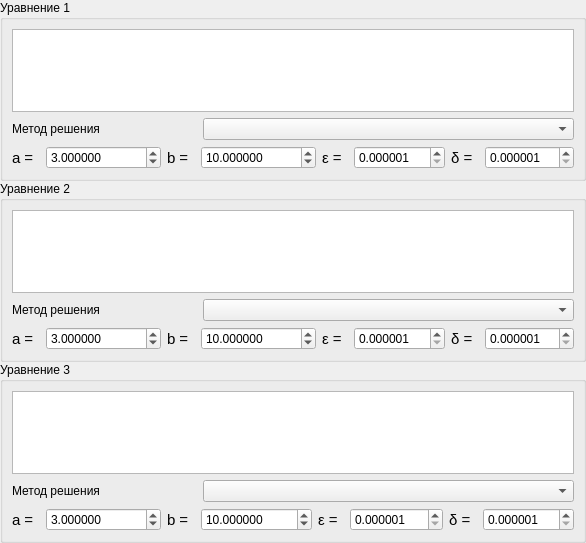
             <widget class="QWidget" name="scrollAreaWidgetContents">
              <property name="geometry">
               <rect>
                <x>0</x>
                <y>0</y>
                <width>586</width>
                <height>543</height>
               </rect>
              </property>
              <property name="sizePolicy">
               <sizepolicy hsizetype="Ignored" vsizetype="Preferred">
                <horstretch>0</horstretch>
                <verstretch>0</verstretch>
               </sizepolicy>
              </property>
              <layout class="QVBoxLayout" name="verticalLayout_10">
               <property name="spacing">
                <number>0</number>
               </property>
               <property name="leftMargin">
                <number>0</number>
               </property>
               <property name="topMargin">
                <number>0</number>
               </property>
               <property name="rightMargin">
                <number>0</number>
               </property>
               <property name="bottomMargin">
                <number>0</number>
               </property>
               <item>
                <widget class="QGroupBox" name="solver_equation_1">
                 <property name="title">
                  <string>Уравнение 1</string>
                 </property>
                 <layout class="QVBoxLayout" name="verticalLayout_5">
                  <item>
                   <widget class="QPlainTextEdit" name="solver_plainTextEdit_1">
                    <property name="sizePolicy">
                     <sizepolicy hsizetype="Preferred" vsizetype="Preferred">
                      <horstretch>0</horstretch>
                      <verstretch>0</verstretch>
                     </sizepolicy>
                    </property>
                   </widget>
                  </item>
                  <item>
                   <layout class="QHBoxLayout" name="solver_method_1" stretch="1,2">
                    <item>
                     <widget class="QLabel" name="solver_method_label_1">
                      <property name="text">
                       <string>Метод решения</string>
                      </property>
                     </widget>
                    </item>
                    <item>
                     <widget class="QComboBox" name="solver_methodComboBox_1">
                      <property name="sizePolicy">
                       <sizepolicy hsizetype="Preferred" vsizetype="Preferred">
                        <horstretch>0</horstretch>
                        <verstretch>0</verstretch>
                       </sizepolicy>
                      </property>
                     </widget>
                    </item>
                   </layout>
                  </item>
                  <item>
                   <layout class="QHBoxLayout" name="solver_paramInput_1">
                    <item>
                     <layout class="QHBoxLayout" name="solver_aLayout_1">
                      <property name="spacing">
                       <number>12</number>
                      </property>
                      <item>
                       <widget class="QLabel" name="solver_aLabel_1">
                        <property name="font">
                         <font>
                          <pointsize>11</pointsize>
                         </font>
                        </property>
                        <property name="text">
                         <string>a =</string>
                        </property>
                       </widget>
                      </item>
                      <item>
                       <widget class="QDoubleSpinBox" name="solver_aSpinBox_1">
                        <property name="sizePolicy">
                         <sizepolicy hsizetype="MinimumExpanding" vsizetype="Preferred">
                          <horstretch>0</horstretch>
                          <verstretch>0</verstretch>
                         </sizepolicy>
                        </property>
                        <property name="decimals">
                         <number>6</number>
                        </property>
                        <property name="minimum">
                         <double>-100000000.000000000000000</double>
                        </property>
                        <property name="maximum">
                         <double>1000000000.000000000000000</double>
                        </property>
                        <property name="singleStep">
                         <double>0.100000000000000</double>
                        </property>
                        <property name="value">
                         <double>3.000000000000000</double>
                        </property>
                       </widget>
                      </item>
                     </layout>
                    </item>
                    <item>
                     <layout class="QHBoxLayout" name="solver_bLayout_1">
                      <property name="spacing">
                       <number>12</number>
                      </property>
                      <item>
                       <widget class="QLabel" name="solver_bLabel_1">
                        <property name="font">
                         <font>
                          <pointsize>11</pointsize>
                         </font>
                        </property>
                        <property name="text">
                         <string>b =</string>
                        </property>
                       </widget>
                      </item>
                      <item>
                       <widget class="QDoubleSpinBox" name="solver_bSpinBox_1">
                        <property name="sizePolicy">
                         <sizepolicy hsizetype="MinimumExpanding" vsizetype="Preferred">
                          <horstretch>0</horstretch>
                          <verstretch>0</verstretch>
                         </sizepolicy>
                        </property>
                        <property name="decimals">
                         <number>6</number>
                        </property>
                        <property name="minimum">
                         <double>-100000000.000000000000000</double>
                        </property>
                        <property name="maximum">
                         <double>1000000000.000000000000000</double>
                        </property>
                        <property name="singleStep">
                         <double>0.100000000000000</double>
                        </property>
                        <property name="value">
                         <double>10.000000000000000</double>
                        </property>
                       </widget>
                      </item>
                     </layout>
                    </item>
                    <item>
                     <layout class="QHBoxLayout" name="solver_epsLayout_1">
                      <property name="spacing">
                       <number>12</number>
                      </property>
                      <item>
                       <widget class="QLabel" name="solver_epsLabel_1">
                        <property name="font">
                         <font>
                          <pointsize>11</pointsize>
                         </font>
                        </property>
                        <property name="text">
                         <string>ε =</string>
                        </property>
                       </widget>
                      </item>
                      <item>
                       <widget class="QDoubleSpinBox" name="solver_epsSpinBox_1">
                        <property name="sizePolicy">
                         <sizepolicy hsizetype="MinimumExpanding" vsizetype="Preferred">
                          <horstretch>0</horstretch>
                          <verstretch>0</verstretch>
                         </sizepolicy>
                        </property>
                        <property name="decimals">
                         <number>6</number>
                        </property>
                        <property name="minimum">
                         <double>0.000001000000000</double>
                        </property>
                        <property name="maximum">
                         <double>0.001000000000000</double>
                        </property>
                        <property name="singleStep">
                         <double>0.000001000000000</double>
                        </property>
                       </widget>
                      </item>
                     </layout>
                    </item>
                    <item>
                     <layout class="QHBoxLayout" name="solver_deltaLayout_1">
                      <property name="spacing">
                       <number>12</number>
                      </property>
                      <item>
                       <widget class="QLabel" name="solver_deltaLabel_1">
                        <property name="font">
                         <font>
                          <pointsize>11</pointsize>
                         </font>
                        </property>
                        <property name="text">
                         <string>δ =</string>
                        </property>
                       </widget>
                      </item>
                      <item>
                       <widget class="QDoubleSpinBox" name="solver_deltaSpinBox_1">
                        <property name="sizePolicy">
                         <sizepolicy hsizetype="MinimumExpanding" vsizetype="Preferred">
                          <horstretch>0</horstretch>
                          <verstretch>0</verstretch>
                         </sizepolicy>
                        </property>
                        <property name="decimals">
                         <number>6</number>
                        </property>
                        <property name="minimum">
                         <double>0.000001000000000</double>
                        </property>
                        <property name="maximum">
                         <double>0.010000000000000</double>
                        </property>
                        <property name="singleStep">
                         <double>0.000001000000000</double>
                        </property>
                       </widget>
                      </item>
                     </layout>
                    </item>
                   </layout>
                  </item>
                 </layout>
                </widget>
               </item>
               <item>
                <widget class="QGroupBox" name="solver_equation_2">
                 <property name="title">
                  <string>Уравнение 2</string>
                 </property>
                 <layout class="QVBoxLayout" name="verticalLayout_7">
                  <item>
                   <widget class="QPlainTextEdit" name="solver_plainTextEdit_2">
                    <property name="sizePolicy">
                     <sizepolicy hsizetype="Preferred" vsizetype="Preferred">
                      <horstretch>0</horstretch>
                      <verstretch>0</verstretch>
                     </sizepolicy>
                    </property>
                   </widget>
                  </item>
                  <item>
                   <layout class="QHBoxLayout" name="solver_method_2" stretch="1,2">
                    <item>
                     <widget class="QLabel" name="solver_method_label_2">
                      <property name="text">
                       <string>Метод решения</string>
                      </property>
                     </widget>
                    </item>
                    <item>
                     <widget class="QComboBox" name="solver_methodComboBox_2">
                      <property name="sizePolicy">
                       <sizepolicy hsizetype="Preferred" vsizetype="Preferred">
                        <horstretch>0</horstretch>
                        <verstretch>0</verstretch>
                       </sizepolicy>
                      </property>
                     </widget>
                    </item>
                   </layout>
                  </item>
                  <item>
                   <layout class="QHBoxLayout" name="solver_paramInput_2">
                    <item>
                     <layout class="QHBoxLayout" name="solver_aLayout_2">
                      <property name="spacing">
                       <number>12</number>
                      </property>
                      <item>
                       <widget class="QLabel" name="solver_aLabel_2">
                        <property name="font">
                         <font>
                          <pointsize>11</pointsize>
                         </font>
                        </property>
                        <property name="text">
                         <string>a =</string>
                        </property>
                       </widget>
                      </item>
                      <item>
                       <widget class="QDoubleSpinBox" name="solver_aSpinBox_2">
                        <property name="sizePolicy">
                         <sizepolicy hsizetype="MinimumExpanding" vsizetype="Preferred">
                          <horstretch>0</horstretch>
                          <verstretch>0</verstretch>
                         </sizepolicy>
                        </property>
                        <property name="decimals">
                         <number>6</number>
                        </property>
                        <property name="minimum">
                         <double>-100000000.000000000000000</double>
                        </property>
                        <property name="maximum">
                         <double>1000000000.000000000000000</double>
                        </property>
                        <property name="singleStep">
                         <double>0.100000000000000</double>
                        </property>
                        <property name="value">
                         <double>3.000000000000000</double>
                        </property>
                       </widget>
                      </item>
                     </layout>
                    </item>
                    <item>
                     <layout class="QHBoxLayout" name="solver_bLayout_2">
                      <property name="spacing">
                       <number>12</number>
                      </property>
                      <item>
                       <widget class="QLabel" name="solver_bLabel_2">
                        <property name="font">
                         <font>
                          <pointsize>11</pointsize>
                         </font>
                        </property>
                        <property name="text">
                         <string>b =</string>
                        </property>
                       </widget>
                      </item>
                      <item>
                       <widget class="QDoubleSpinBox" name="solver_bSpinBox_2">
                        <property name="sizePolicy">
                         <sizepolicy hsizetype="MinimumExpanding" vsizetype="Preferred">
                          <horstretch>0</horstretch>
                          <verstretch>0</verstretch>
                         </sizepolicy>
                        </property>
                        <property name="decimals">
                         <number>6</number>
                        </property>
                        <property name="minimum">
                         <double>-100000000.000000000000000</double>
                        </property>
                        <property name="maximum">
                         <double>1000000000.000000000000000</double>
                        </property>
                        <property name="singleStep">
                         <double>0.100000000000000</double>
                        </property>
                        <property name="value">
                         <double>10.000000000000000</double>
                        </property>
                       </widget>
                      </item>
                     </layout>
                    </item>
                    <item>
                     <layout class="QHBoxLayout" name="solver_epsLayout_2">
                      <property name="spacing">
                       <number>12</number>
                      </property>
                      <item>
                       <widget class="QLabel" name="solver_epsLabel_2">
                        <property name="font">
                         <font>
                          <pointsize>11</pointsize>
                         </font>
                        </property>
                        <property name="text">
                         <string>ε =</string>
                        </property>
                       </widget>
                      </item>
                      <item>
                       <widget class="QDoubleSpinBox" name="solver_epsSpinBox_2">
                        <property name="sizePolicy">
                         <sizepolicy hsizetype="MinimumExpanding" vsizetype="Preferred">
                          <horstretch>0</horstretch>
                          <verstretch>0</verstretch>
                         </sizepolicy>
                        </property>
                        <property name="decimals">
                         <number>6</number>
                        </property>
                        <property name="minimum">
                         <double>0.000001000000000</double>
                        </property>
                        <property name="maximum">
                         <double>0.001000000000000</double>
                        </property>
                        <property name="singleStep">
                         <double>0.000001000000000</double>
                        </property>
                       </widget>
                      </item>
                     </layout>
                    </item>
                    <item>
                     <layout class="QHBoxLayout" name="solver_deltaLayout_2">
                      <property name="spacing">
                       <number>12</number>
                      </property>
                      <item>
                       <widget class="QLabel" name="solver_deltaLabel_2">
                        <property name="font">
                         <font>
                          <pointsize>11</pointsize>
                         </font>
                        </property>
                        <property name="text">
                         <string>δ =</string>
                        </property>
                       </widget>
                      </item>
                      <item>
                       <widget class="QDoubleSpinBox" name="solver_deltaSpinBox_2">
                        <property name="sizePolicy">
                         <sizepolicy hsizetype="MinimumExpanding" vsizetype="Preferred">
                          <horstretch>0</horstretch>
                          <verstretch>0</verstretch>
                         </sizepolicy>
                        </property>
                        <property name="decimals">
                         <number>6</number>
                        </property>
                        <property name="minimum">
                         <double>0.000001000000000</double>
                        </property>
                        <property name="maximum">
                         <double>0.010000000000000</double>
                        </property>
                        <property name="singleStep">
                         <double>0.000001000000000</double>
                        </property>
                       </widget>
                      </item>
                     </layout>
                    </item>
                   </layout>
                  </item>
                 </layout>
                </widget>
               </item>
               <item>
                <widget class="QGroupBox" name="solver_equation_3">
                 <property name="title">
                  <string>Уравнение 3</string>
                 </property>
                 <layout class="QVBoxLayout" name="verticalLayout_6">
                  <item>
                   <widget class="QPlainTextEdit" name="solver_plainTextEdit_3">
                    <property name="sizePolicy">
                     <sizepolicy hsizetype="Preferred" vsizetype="Preferred">
                      <horstretch>0</horstretch>
                      <verstretch>0</verstretch>
                     </sizepolicy>
                    </property>
                   </widget>
                  </item>
                  <item>
                   <layout class="QHBoxLayout" name="solver_method_3" stretch="1,2">
                    <item>
                     <widget class="QLabel" name="solver_method_label_3">
                      <property name="text">
                       <string>Метод решения</string>
                      </property>
                     </widget>
                    </item>
                    <item>
                     <widget class="QComboBox" name="solver_methodComboBox_3">
                      <property name="sizePolicy">
                       <sizepolicy hsizetype="Preferred" vsizetype="Preferred">
                        <horstretch>0</horstretch>
                        <verstretch>0</verstretch>
                       </sizepolicy>
                      </property>
                     </widget>
                    </item>
                   </layout>
                  </item>
                  <item>
                   <layout class="QHBoxLayout" name="solver_paramInput_3">
                    <item>
                     <layout class="QHBoxLayout" name="solver_aLayout_3">
                      <property name="spacing">
                       <number>12</number>
                      </property>
                      <item>
                       <widget class="QLabel" name="solver_aLabel_3">
                        <property name="font">
                         <font>
                          <pointsize>11</pointsize>
                         </font>
                        </property>
                        <property name="text">
                         <string>a =</string>
                        </property>
                       </widget>
                      </item>
                      <item>
                       <widget class="QDoubleSpinBox" name="solver_aSpinBox_3">
                        <property name="sizePolicy">
                         <sizepolicy hsizetype="MinimumExpanding" vsizetype="Preferred">
                          <horstretch>0</horstretch>
                          <verstretch>0</verstretch>
                         </sizepolicy>
                        </property>
                        <property name="decimals">
                         <number>6</number>
                        </property>
                        <property name="minimum">
                         <double>-100000000.000000000000000</double>
                        </property>
                        <property name="maximum">
                         <double>1000000000.000000000000000</double>
                        </property>
                        <property name="singleStep">
                         <double>0.100000000000000</double>
                        </property>
                        <property name="value">
                         <double>3.000000000000000</double>
                        </property>
                       </widget>
                      </item>
                     </layout>
                    </item>
                    <item>
                     <layout class="QHBoxLayout" name="solver_bLayout_3">
                      <property name="spacing">
                       <number>12</number>
                      </property>
                      <item>
                       <widget class="QLabel" name="solver_bLabel_3">
                        <property name="font">
                         <font>
                          <pointsize>11</pointsize>
                         </font>
                        </property>
                        <property name="text">
                         <string>b =</string>
                        </property>
                       </widget>
                      </item>
                      <item>
                       <widget class="QDoubleSpinBox" name="solver_bSpinBox_3">
                        <property name="sizePolicy">
                         <sizepolicy hsizetype="MinimumExpanding" vsizetype="Preferred">
                          <horstretch>0</horstretch>
                          <verstretch>0</verstretch>
                         </sizepolicy>
                        </property>
                        <property name="decimals">
                         <number>6</number>
                        </property>
                        <property name="maximum">
                         <double>1000000000.000000000000000</double>
                        </property>
                        <property name="singleStep">
                         <double>0.100000000000000</double>
                        </property>
                        <property name="value">
                         <double>10.000000000000000</double>
                        </property>
                       </widget>
                      </item>
                     </layout>
                    </item>
                    <item>
                     <layout class="QHBoxLayout" name="solver_epsLayout_3">
                      <property name="spacing">
                       <number>12</number>
                      </property>
                      <item>
                       <widget class="QLabel" name="solver_epsLabel_3">
                        <property name="font">
                         <font>
                          <pointsize>11</pointsize>
                         </font>
                        </property>
                        <property name="text">
                         <string>ε =</string>
                        </property>
                       </widget>
                      </item>
                      <item>
                       <widget class="QDoubleSpinBox" name="solver_epsSpinBox_3">
                        <property name="sizePolicy">
                         <sizepolicy hsizetype="MinimumExpanding" vsizetype="Preferred">
                          <horstretch>0</horstretch>
                          <verstretch>0</verstretch>
                         </sizepolicy>
                        </property>
                        <property name="decimals">
                         <number>6</number>
                        </property>
                        <property name="minimum">
                         <double>0.000001000000000</double>
                        </property>
                        <property name="maximum">
                         <double>0.001000000000000</double>
                        </property>
                        <property name="singleStep">
                         <double>0.000001000000000</double>
                        </property>
                       </widget>
                      </item>
                     </layout>
                    </item>
                    <item>
                     <layout class="QHBoxLayout" name="solver_deltaLayout_3">
                      <property name="spacing">
                       <number>12</number>
                      </property>
                      <item>
                       <widget class="QLabel" name="solver_deltaLabel_3">
                        <property name="font">
                         <font>
                          <pointsize>11</pointsize>
                         </font>
                        </property>
                        <property name="text">
                         <string>δ =</string>
                        </property>
                       </widget>
                      </item>
                      <item>
                       <widget class="QDoubleSpinBox" name="solver_deltaSpinBox_3">
                        <property name="sizePolicy">
                         <sizepolicy hsizetype="MinimumExpanding" vsizetype="Preferred">
                          <horstretch>0</horstretch>
                          <verstretch>0</verstretch>
                         </sizepolicy>
                        </property>
                        <property name="decimals">
                         <number>6</number>
                        </property>
                        <property name="minimum">
                         <double>0.000001000000000</double>
                        </property>
                        <property name="maximum">
                         <double>0.010000000000000</double>
                        </property>
                        <property name="singleStep">
                         <double>0.000001000000000</double>
                        </property>
                       </widget>
                      </item>
                     </layout>
                    </item>
                   </layout>
                  </item>
                 </layout>
                </widget>
               </item>
              </layout>
             </widget>
